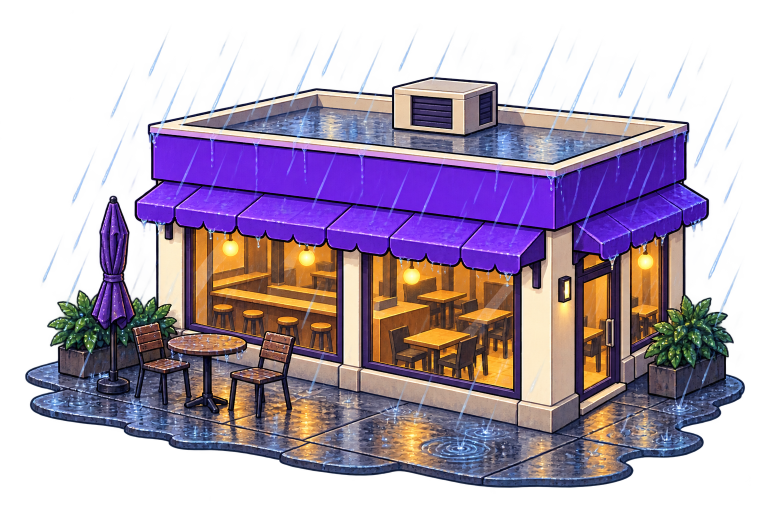
#> input picture art-source/editable/ART-33/generations/heavy_rain.png, 1536 x 1024 px (shown at 1/2 size)
$ python -i produce_art33.py   (imports and definitions only)
#> lines starting #> are read from the running program, lines starting #| are printed output that depends on the picture
#> further down, picture is the input picture: PIL image 1536x1024 RGBA; mean R, G, B, A 94, 84.5, 114.1, 142
"""ART-33 technical export/QA only; illustration pixels and alpha come from ImageGen.

No repainting, segmentation, alpha cleanup, recoloring, scene integration or gameplay edits.
"""
from pathlib import Path
import argparse
import hashlib
import json
import subprocess
import sys
import uuid
from PIL import Image, ImageCms, ImageDraw, ImageOps

ROOT = Path(__file__).resolve().parents[3]
TID = 'ART-33'
BASE = '510ad8cef65ea792578ad7b2d375db6ca9663bc9'
PROMPTS = 'docs/art/prompts/ART-33.json'
PREVIEWS = 'art-source/previews/ART-33'
SOURCE = 'art-source/editable/ART-33/produce_art33.py'


def read(p):
    return json.loads((ROOT / p).read_text(encoding='utf-8'))


# [4 lines left out: function write, not called in this run]


def sha(p):
    return hashlib.sha256((ROOT / p).read_bytes()).hexdigest()


# [27 lines left out: functions run, prerequisites, not called in this run]


def alpha_metrics(im):
    a = im.getchannel('A')
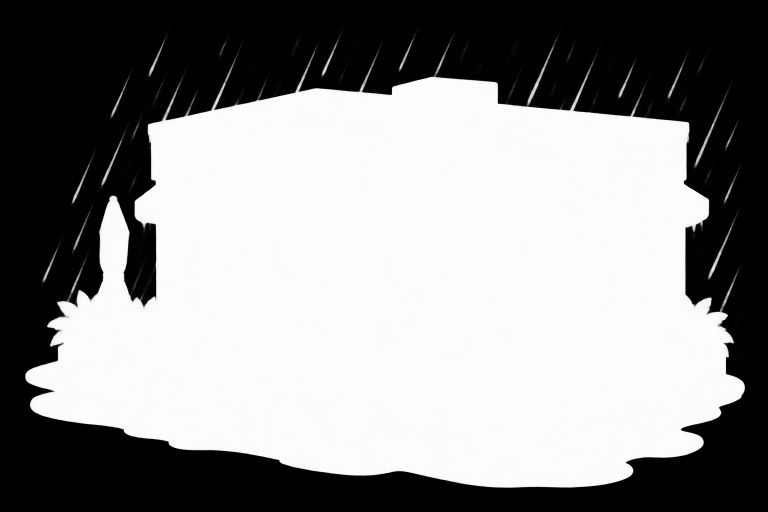
#> a: PIL image 1536x1024 L (shown at 1/2 size); min 0, max 254, mean 142
    hist = a.histogram()
#> hist = 256 values, max 535027 at index 0, min 0 at index 255, mean 6144
    edge = max(a.crop((0, 0, im.width, 1)).getextrema()[1], a.crop((0, im.height-1, im.width, im.height)).getextrema()[1], a.crop((0, 0, 1, im.height)).getextrema()[1], a.crop((im.width-1, 0, im.width, im.height)).getextrema()[1])
#> edge = 1
    return {'alpha_extrema': list(a.getextrema()), 'alpha_bbox_ltrb_px': list(a.getbbox()), 'visible_bbox_alpha128_ltrb_px': list(a.point(lambda x: 255 if x >= 128 else 0).getbbox()), 'transparent_fraction': hist[0] / (im.width*im.height), 'opaque_fraction': hist[255] / (im.width*im.height), 'outer_edge_alpha_max': edge}


# [112 lines left out: functions ensure_meta, export, previews, validate, not called in this run]


# [5 lines not run here, left out]

>>> from PIL import Image
>>> picture = Image.open('generations/heavy_rain.png')
>>> result = alpha_metrics(picture)
#> result = {'alpha_extrema': [0, 254], 'alpha_bbox_ltrb_px': [0, 0, 1528, 1024], 'visible_bbox_alpha128_ltrb_px': [51, 87, 1490, 975], 'transparent_fraction': 0.34, 'opaque_fraction': 0, 'outer_edge_alpha_max': 1}
